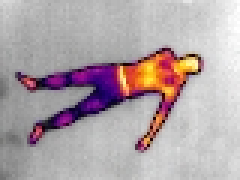
#> input picture dataset-1/rgb23.jpg, 80 x 60 px (shown 3 times larger)
$ python -i fall_detection.py   (imports and definitions only)   (Python 2 division)   (older library calls are emulated)
#> lines starting #> are read from the running program, lines starting #| are printed output that depends on the picture
import matplotlib.pyplot as plt
import matplotlib.patches as patches
import numpy as np
import cv2

def get_CCA_from_image(image, threshold = 115, show_image=False):
#> called with image = 'dataset-1/rgb23.jpg', threshold = 40, show_image = False
    img = cv2.imread(image,0)
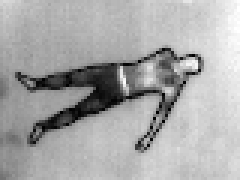
#> img: shape (60, 80) (shown 3 times larger); min 0, max 255, mean 168.3
    h,w = img.shape[:2]
#> h = 60; w = 80
    if show_image:
        fig,ax = plt.subplots(1)

#> (the run stopped early here; a loop or call above may not have finished)

$ run again, on dataset-1/rgb24.jpg
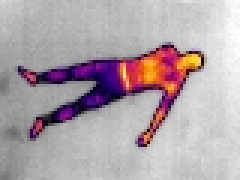
#> input picture dataset-1/rgb24.jpg, 80 x 60 px (shown 3 times larger)
#> in get_CCA_from_image, `img = cv2.imread(image,0)`:
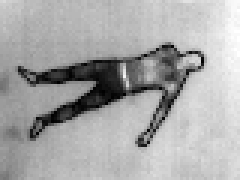
#> img: shape (60, 80) (shown 3 times larger); min 0, max 255, mean 168.5

$ run again, on dataset-1/rgb26.jpg
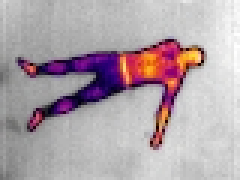
#> input picture dataset-1/rgb26.jpg, 80 x 60 px (shown 3 times larger)
#> in get_CCA_from_image, `img = cv2.imread(image,0)`:
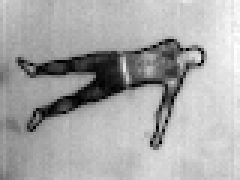
#> img: shape (60, 80) (shown 3 times larger); min 0, max 255, mean 167.9
